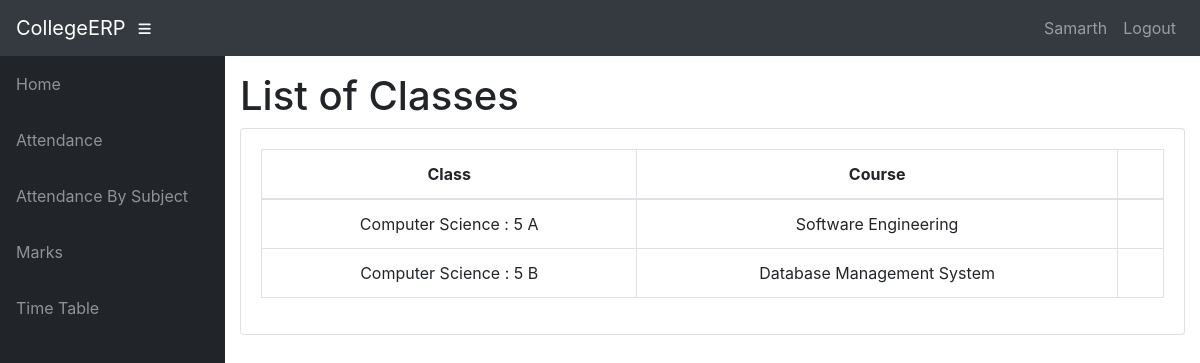
The app's page /teacher/CS03/6/Classes/ (signed in) with its own data.
### info/models.py (models this page shows, shortened)
class User(AbstractUser):
    @property
    def is_student(self):
        if hasattr(self, 'student'):
            return True
        return False

class Student(models.Model):
    user = models.OneToOneField(User, on_delete=models.CASCADE, null=True)
    class_id = models.ForeignKey(Class, on_delete=models.CASCADE, default=1)
    USN = models.CharField(primary_key='True', max_length=100)
    name = models.CharField(max_length=200)
    sex = models.CharField(max_length=50, choices=sex_choice, default='Male')
    DOB = models.DateField(default='1998-01-01')

class Assign(models.Model):
    class_id = models.ForeignKey(Class, on_delete=models.CASCADE)
    course = models.ForeignKey(Course, on_delete=models.CASCADE)
    teacher = models.ForeignKey(Teacher, on_delete=models.CASCADE)
    class Meta:
        unique_together = (('course', 'class_id', 'teacher'),)

class Class(models.Model):
    id = models.CharField(primary_key='True', max_length=100)
    dept = models.ForeignKey(Dept, on_delete=models.CASCADE)
    section = models.CharField(max_length=100)
    sem = models.IntegerField()
    class Meta:
        verbose_name_plural = 'classes'
    def __str__(self):
        d = Dept.objects.get(name=self.dept)
        return '%s : %d %s' % (d.name, self.sem, self.section)

class Dept(models.Model):
    id = models.CharField(primary_key='True', max_length=100)
    name = models.CharField(max_length=200)
    def __str__(self):
        return self.name

class Course(models.Model):
    dept = models.ForeignKey(Dept, on_delete=models.CASCADE)
    id = models.CharField(primary_key='True', max_length=50)
    name = models.CharField(max_length=50)
    shortname = models.CharField(max_length=50, default='X')
    def __str__(self):
        return self.name

### info/views.py (the view)
@login_required
def t_clas(request, teacher_id, choice):
    teacher1 = get_object_or_404(Teacher, id=teacher_id)
    return render(request, 'info/t_clas.html', {'teacher1': teacher1, 'choice': choice})

### info/templates/info/t_clas.html (shortened to what this page needs)
{% extends 'info/base.html' %}
{% block content %}
    <h1>List of Classes</h1>
    <div class="card mb-3">
            <div class="card-body">
              <div class="table-responsive">
                <table class="table table-bordered text-center" id="dataTable" width="100%" cellspacing="0">
                  <thead>
                    <tr>
                        <th>Class</th>
                        <th>Course</th>
                        <th></th>
                    </tr>
                  </thead>
                  <tbody>
                    {% for ass in teacher1.assign_set.all %}
                    <tr>
                        <td>{{ ass.class_id }}</td>
                        <td>{{ ass.course }}</td>
                        <td>
                        </td>
                    </tr>
                    {% empty %}
                            <p>teacher has no courses</p>
                    {% endfor %}
                  </tbody>
                </table>
              </div>
    </div>
{% endblock %}

### info/templates/info/base.html (shortened to what this page needs)
<!DOCTYPE html>
<html lang="en">
  <head>
      {% load static %}
    <link href="{% static '/info/bootstrap/vendor/bootstrap/css/bootstrap.min.css' %}" rel="stylesheet">
    <link href="{% static '/info/bootstrap/vendor/fontawesome-free/css/all.min.css' %}" rel="stylesheet" type="text/css">
    <link href="{% static '/info/bootstrap/vendor/datatables/dataTables.bootstrap4.css' %}" rel="stylesheet">
    <link href="{% static '/info/bootstrap/css/sb-admin.css' %}" rel="stylesheet">
  </head>
  <body id="page-top">
    <nav class="navbar navbar-expand navbar-dark bg-dark static-top">
      <a class="navbar-brand mr-1" href="{% url 'index' %}">CollegeERP</a>
      <button class="btn btn-link btn-sm text-white order-1 order-sm-0" id="sidebarToggle" href="#">
        <i class="fas fa-bars"></i>
      </button>
        <div class="collapse navbar-collapse" id="navbarResponsive">
          <ul class="navbar-nav ml-auto">
            <li class="nav-item">
                {% if request.user.is_student %}
                    <a class="nav-link text-capitalize">{{ request.user.student.name }}</a>
                {% elif request.user.is_teacher %}
                    <a class="nav-link text-capitalize">{{ request.user.teacher.name }}</a>
                {% endif %}
            </li>
            <li class="nav-item">
                <a class="nav-link" href="#" data-toggle="modal" data-target="#logoutModal">Logout</a>
            </li>
          </ul>
        </div>
    </nav>
    <div id="wrapper">
      <ul class="sidebar navbar-nav">
            <li class="nav-item">
              <a class="nav-link" href="{% url 'index' %}">
                <span>Home</span>
              </a>
            </li>
        {% if request.user.is_student %}
            <li class="nav-item">
              <a class="nav-link" href="{% url 'attendance' request.user.student.USN %}">
                <span>Attendance</span>
              </a>
            </li>
            <li class="nav-item">
              <a class="nav-link" href="{% url 'attendance' request.user.student.USN %}">
                <span>Attendance By Subject</span>
              </a>
            </li>
            <li class="nav-item">
              <a class="nav-link" href="{% url 'marks_list' request.user.student.USN %}">
                <span>Marks</span>
              </a>
            </li>
              <li class="nav-item">
              <a class="nav-link" href="{% url 'timetable' request.user.student.class_id_id %}">
                <span>Time Table</span>
              </a>
            </li>
        {% endif %}
      </ul>
      <div id="content-wrapper">
        <div class="container-fluid">
            {% block content %}
            {% endblock %}
        </div>
      </div>
    </div>
  </body>
</html>

### records on screen
User: user.student.name "Samarth"
Assign: class_id "Computer Science : 5 A", course "Software Engineering"
Assign: class_id "Computer Science : 5 B", course "Database Management System"
